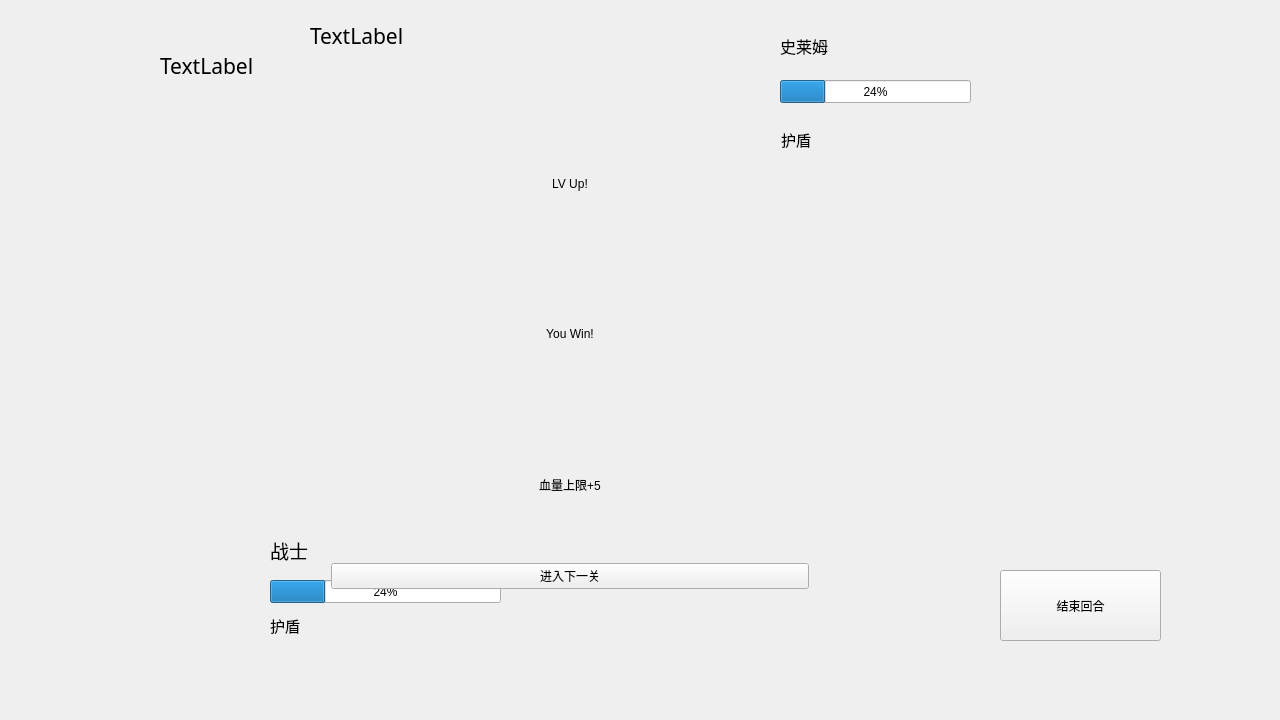
<?xml version="1.0" encoding="UTF-8"?>
<ui version="4.0">
 <class>Widget</class>
 <widget class="QWidget" name="Widget">
  <property name="geometry">
   <rect>
    <x>0</x>
    <y>0</y>
    <width>1280</width>
    <height>720</height>
   </rect>
  </property>
  <property name="windowTitle">
   <string>Widget</string>
  </property>
  <widget class="QStackedWidget" name="stackedWidget">
   <property name="geometry">
    <rect>
     <x>0</x>
     <y>0</y>
     <width>1280</width>
     <height>720</height>
    </rect>
   </property>
   <property name="currentIndex">
    <number>1</number>
   </property>
   <widget class="QWidget" name="page">
    <layout class="QGridLayout" name="gridLayout"/>
   </widget>
   <widget class="QWidget" name="fightpage">
    <widget class="QLabel" name="hero">
     <property name="geometry">
      <rect>
       <x>100</x>
       <y>500</y>
       <width>135</width>
       <height>170</height>
      </rect>
     </property>
     <property name="text">
      <string/>
     </property>
     <property name="pixmap">
      <pixmap resource="../images/diz.qrc">:/hero.png</pixmap>
     </property>
    </widget>
    <widget class="QLabel" name="hero_shield">
     <property name="geometry">
      <rect>
       <x>270</x>
       <y>610</y>
       <width>221</width>
       <height>31</height>
      </rect>
     </property>
     <property name="font">
      <font>
       <family>Arial</family>
       <pointsize>11</pointsize>
      </font>
     </property>
     <property name="text">
      <string>护盾</string>
     </property>
    </widget>
    <widget class="QProgressBar" name="hero_blood">
     <property name="geometry">
      <rect>
       <x>270</x>
       <y>580</y>
       <width>231</width>
       <height>23</height>
      </rect>
     </property>
     <property name="value">
      <number>24</number>
     </property>
    </widget>
    <widget class="QLabel" name="hero_diz">
     <property name="geometry">
      <rect>
       <x>270</x>
       <y>540</y>
       <width>81</width>
       <height>21</height>
      </rect>
     </property>
     <property name="font">
      <font>
       <family>Arial</family>
       <pointsize>14</pointsize>
      </font>
     </property>
     <property name="text">
      <string>战士</string>
     </property>
    </widget>
    <widget class="QLabel" name="monster">
     <property name="geometry">
      <rect>
       <x>1040</x>
       <y>30</y>
       <width>135</width>
       <height>170</height>
      </rect>
     </property>
     <property name="text">
      <string/>
     </property>
     <property name="pixmap">
      <pixmap resource="../images/diz.qrc">:/slime.png</pixmap>
     </property>
    </widget>
    <widget class="QLabel" name="mon_name">
     <property name="geometry">
      <rect>
       <x>780</x>
       <y>30</y>
       <width>81</width>
       <height>31</height>
      </rect>
     </property>
     <property name="font">
      <font>
       <family>Arial</family>
       <pointsize>12</pointsize>
      </font>
     </property>
     <property name="text">
      <string>史莱姆</string>
     </property>
    </widget>
    <widget class="QProgressBar" name="mon_blood">
     <property name="geometry">
      <rect>
       <x>780</x>
       <y>80</y>
       <width>191</width>
       <height>23</height>
      </rect>
     </property>
     <property name="value">
      <number>24</number>
     </property>
    </widget>
    <widget class="QLabel" name="mon_shield">
     <property name="geometry">
      <rect>
       <x>781</x>
       <y>124</y>
       <width>71</width>
       <height>31</height>
      </rect>
     </property>
     <property name="font">
      <font>
       <family>Arial</family>
       <pointsize>11</pointsize>
      </font>
     </property>
     <property name="text">
      <string>护盾</string>
     </property>
    </widget>
    <widget class="QLabel" name="skill1">
     <property name="geometry">
      <rect>
       <x>70</x>
       <y>170</y>
       <width>265</width>
       <height>300</height>
      </rect>
     </property>
     <property name="text">
      <string/>
     </property>
     <property name="pixmap">
      <pixmap resource="../images/diz.qrc">:/skill4.png</pixmap>
     </property>
    </widget>
    <widget class="QLabel" name="skill3">
     <property name="geometry">
      <rect>
       <x>660</x>
       <y>170</y>
       <width>268</width>
       <height>207</height>
      </rect>
     </property>
     <property name="text">
      <string/>
     </property>
     <property name="pixmap">
      <pixmap resource="../images/diz.qrc">:/skill5.png</pixmap>
     </property>
    </widget>
    <widget class="QLabel" name="skill2">
     <property name="geometry">
      <rect>
       <x>350</x>
       <y>170</y>
       <width>264</width>
       <height>300</height>
      </rect>
     </property>
     <property name="text">
      <string/>
     </property>
     <property name="pixmap">
      <pixmap resource="../images/diz.qrc">:/skill1.png</pixmap>
     </property>
    </widget>
    <widget class="QLabel" name="skill4">
     <property name="geometry">
      <rect>
       <x>660</x>
       <y>380</y>
       <width>271</width>
       <height>211</height>
      </rect>
     </property>
     <property name="text">
      <string/>
     </property>
     <property name="pixmap">
      <pixmap resource="../images/diz.qrc">:/huixuanbiao.png</pixmap>
     </property>
    </widget>
    <widget class="QPushButton" name="next">
     <property name="geometry">
      <rect>
       <x>1000</x>
       <y>570</y>
       <width>161</width>
       <height>71</height>
      </rect>
     </property>
     <property name="text">
      <string>结束回合</string>
     </property>
    </widget>
    <widget class="QWidget" name="winpage" native="true">
     <property name="geometry">
      <rect>
       <x>320</x>
       <y>100</y>
       <width>500</width>
       <height>500</height>
      </rect>
     </property>
     <property name="styleSheet">
      <string notr="true"/>
     </property>
     <layout class="QVBoxLayout" name="verticalLayout">
      <item>
       <widget class="QLabel" name="label_5">
        <property name="styleSheet">
         <string notr="true"/>
        </property>
        <property name="text">
         <string>LV Up!</string>
        </property>
        <property name="alignment">
         <set>Qt::AlignCenter</set>
        </property>
       </widget>
      </item>
      <item>
       <widget class="QLabel" name="label_4">
        <property name="styleSheet">
         <string notr="true"/>
        </property>
        <property name="text">
         <string>You Win!</string>
        </property>
        <property name="alignment">
         <set>Qt::AlignCenter</set>
        </property>
       </widget>
      </item>
      <item>
       <widget class="QLabel" name="label_6">
        <property name="styleSheet">
         <string notr="true"/>
        </property>
        <property name="text">
         <string>血量上限+5</string>
        </property>
        <property name="alignment">
         <set>Qt::AlignCenter</set>
        </property>
       </widget>
      </item>
      <item>
       <widget class="QPushButton" name="btn">
        <property name="styleSheet">
         <string notr="true"/>
        </property>
        <property name="text">
         <string>进入下一关</string>
        </property>
       </widget>
      </item>
     </layout>
    </widget>
    <widget class="QLabel" name="msk">
     <property name="geometry">
      <rect>
       <x>310</x>
       <y>10</y>
       <width>281</width>
       <height>51</height>
      </rect>
     </property>
     <property name="font">
      <font>
       <family>宋体</family>
       <pointsize>16</pointsize>
      </font>
     </property>
     <property name="text">
      <string>TextLabel</string>
     </property>
    </widget>
    <widget class="QLabel" name="mnsk">
     <property name="geometry">
      <rect>
       <x>160</x>
       <y>50</y>
       <width>561</width>
       <height>31</height>
      </rect>
     </property>
     <property name="font">
      <font>
       <family>宋体</family>
       <pointsize>16</pointsize>
      </font>
     </property>
     <property name="text">
      <string>TextLabel</string>
     </property>
    </widget>
    <widget class="QLabel" name="skill5">
     <property name="geometry">
      <rect>
       <x>970</x>
       <y>210</y>
       <width>270</width>
       <height>310</height>
      </rect>
     </property>
     <property name="text">
      <string/>
     </property>
     <property name="pixmap">
      <pixmap resource="../images/diz.qrc">:/touzhi.png</pixmap>
     </property>
    </widget>
   </widget>
   <widget class="QWidget" name="bagpage">
    <widget class="QWidget" name="widget" native="true">
     <property name="geometry">
      <rect>
       <x>29</x>
       <y>10</y>
       <width>451</width>
       <height>661</height>
      </rect>
     </property>
    </widget>
    <widget class="QWidget" name="widget_2" native="true">
     <property name="geometry">
      <rect>
       <x>530</x>
       <y>10</y>
       <width>651</width>
       <height>651</height>
      </rect>
     </property>
    </widget>
   </widget>
   <widget class="QWidget" name="page_2"/>
  </widget>
 </widget>
 <layoutdefault spacing="6" margin="11"/>
 <resources>
  <include location="../images/diz.qrc"/>
 </resources>
 <connections/>
</ui>
